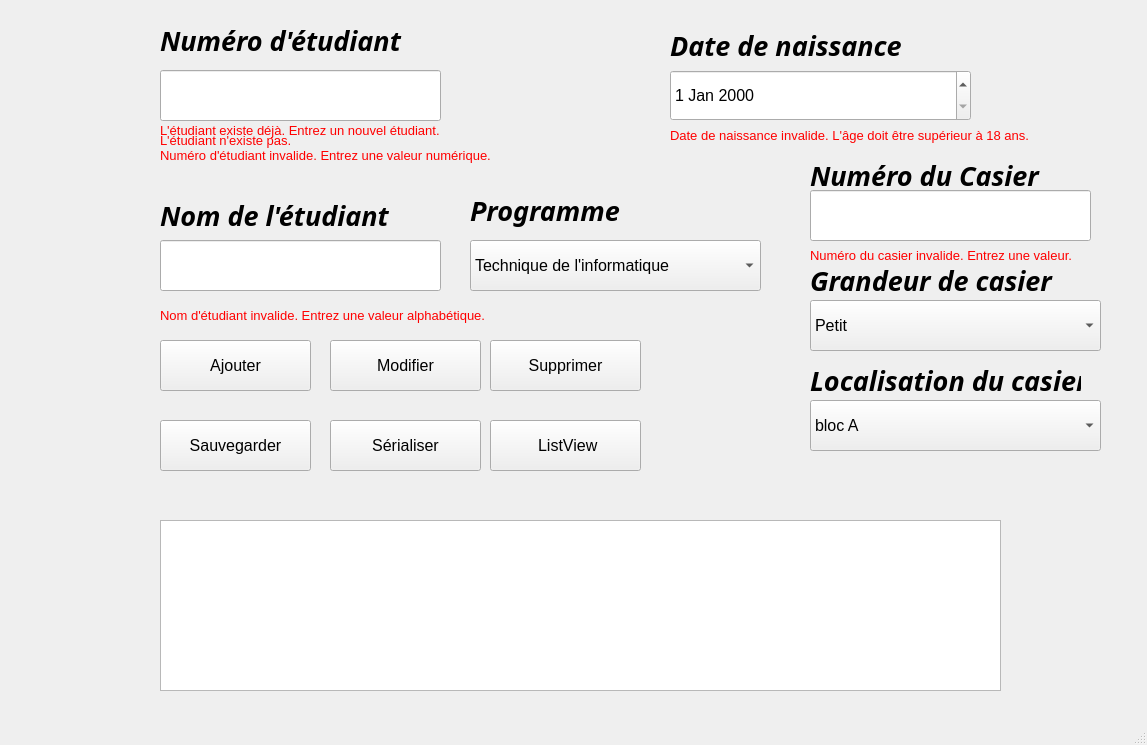
<?xml version="1.0" encoding="UTF-8"?>
<ui version="4.0">
 <class>MainWindow</class>
 <widget class="QMainWindow" name="MainWindow">
  <property name="geometry">
   <rect>
    <x>0</x>
    <y>0</y>
    <width>1147</width>
    <height>745</height>
   </rect>
  </property>
  <property name="windowTitle">
   <string>MainWindow</string>
  </property>
  <widget class="QWidget" name="centralwidget">
   <widget class="QPushButton" name="pushButton_ajouter">
    <property name="geometry">
     <rect>
      <x>160</x>
      <y>340</y>
      <width>151</width>
      <height>51</height>
     </rect>
    </property>
    <property name="font">
     <font>
      <pointsize>12</pointsize>
     </font>
    </property>
    <property name="text">
     <string>Ajouter</string>
    </property>
   </widget>
   <widget class="QLabel" name="label_numero">
    <property name="geometry">
     <rect>
      <x>160</x>
      <y>25</y>
      <width>271</width>
      <height>31</height>
     </rect>
    </property>
    <property name="font">
     <font>
      <family>Agency FB</family>
      <pointsize>20</pointsize>
      <weight>75</weight>
      <italic>true</italic>
      <bold>true</bold>
     </font>
    </property>
    <property name="text">
     <string>Numéro d'étudiant</string>
    </property>
   </widget>
   <widget class="QLineEdit" name="lineEdit_numero">
    <property name="geometry">
     <rect>
      <x>160</x>
      <y>70</y>
      <width>281</width>
      <height>51</height>
     </rect>
    </property>
    <property name="font">
     <font>
      <pointsize>12</pointsize>
      <italic>true</italic>
     </font>
    </property>
   </widget>
   <widget class="QTextBrowser" name="textBrowser_afficher">
    <property name="geometry">
     <rect>
      <x>160</x>
      <y>520</y>
      <width>841</width>
      <height>171</height>
     </rect>
    </property>
   </widget>
   <widget class="QLineEdit" name="lineEdit_nom">
    <property name="geometry">
     <rect>
      <x>160</x>
      <y>240</y>
      <width>281</width>
      <height>51</height>
     </rect>
    </property>
    <property name="font">
     <font>
      <pointsize>12</pointsize>
      <italic>true</italic>
     </font>
    </property>
   </widget>
   <widget class="QLabel" name="label_nom">
    <property name="geometry">
     <rect>
      <x>160</x>
      <y>200</y>
      <width>271</width>
      <height>31</height>
     </rect>
    </property>
    <property name="font">
     <font>
      <family>Agency FB</family>
      <pointsize>20</pointsize>
      <weight>75</weight>
      <italic>true</italic>
      <bold>true</bold>
     </font>
    </property>
    <property name="text">
     <string>Nom de l'étudiant</string>
    </property>
   </widget>
   <widget class="QLabel" name="label_erreur_numero">
    <property name="enabled">
     <bool>true</bool>
    </property>
    <property name="geometry">
     <rect>
      <x>160</x>
      <y>140</y>
      <width>441</width>
      <height>31</height>
     </rect>
    </property>
    <property name="font">
     <font>
      <pointsize>10</pointsize>
      <weight>50</weight>
      <bold>false</bold>
     </font>
    </property>
    <property name="text">
     <string>&lt;html&gt;&lt;head/&gt;&lt;body&gt;&lt;p&gt;&lt;span style=&quot; color:#ff0000;&quot;&gt; Numéro d'étudiant invalide. Entrez une valeur numérique.&lt;/span&gt;&lt;/p&gt;&lt;/body&gt;&lt;/html&gt;</string>
    </property>
   </widget>
   <widget class="QPushButton" name="pushButton_supprimer">
    <property name="geometry">
     <rect>
      <x>490</x>
      <y>340</y>
      <width>151</width>
      <height>51</height>
     </rect>
    </property>
    <property name="font">
     <font>
      <pointsize>12</pointsize>
     </font>
    </property>
    <property name="text">
     <string>Supprimer</string>
    </property>
   </widget>
   <widget class="QPushButton" name="pushButton_modifier">
    <property name="geometry">
     <rect>
      <x>330</x>
      <y>340</y>
      <width>151</width>
      <height>51</height>
     </rect>
    </property>
    <property name="font">
     <font>
      <pointsize>12</pointsize>
     </font>
    </property>
    <property name="text">
     <string>Modifier</string>
    </property>
   </widget>
   <widget class="QLabel" name="label_programme">
    <property name="geometry">
     <rect>
      <x>470</x>
      <y>190</y>
      <width>271</width>
      <height>41</height>
     </rect>
    </property>
    <property name="font">
     <font>
      <family>Agency FB</family>
      <pointsize>20</pointsize>
      <weight>75</weight>
      <italic>true</italic>
      <bold>true</bold>
     </font>
    </property>
    <property name="text">
     <string>Programme</string>
    </property>
   </widget>
   <widget class="QComboBox" name="comboBox_programme">
    <property name="geometry">
     <rect>
      <x>470</x>
      <y>240</y>
      <width>291</width>
      <height>51</height>
     </rect>
    </property>
    <property name="font">
     <font>
      <pointsize>12</pointsize>
     </font>
    </property>
    <item>
     <property name="text">
      <string>Technique de l'informatique</string>
     </property>
    </item>
    <item>
     <property name="text">
      <string>Sciences infirmières</string>
     </property>
    </item>
    <item>
     <property name="text">
      <string>Administration</string>
     </property>
    </item>
   </widget>
   <widget class="QPushButton" name="pushButton_sauvegarder">
    <property name="geometry">
     <rect>
      <x>160</x>
      <y>420</y>
      <width>151</width>
      <height>51</height>
     </rect>
    </property>
    <property name="font">
     <font>
      <pointsize>12</pointsize>
     </font>
    </property>
    <property name="text">
     <string>Sauvegarder</string>
    </property>
   </widget>
   <widget class="QPushButton" name="pushButton_afficher_listview">
    <property name="geometry">
     <rect>
      <x>490</x>
      <y>420</y>
      <width>151</width>
      <height>51</height>
     </rect>
    </property>
    <property name="font">
     <font>
      <pointsize>12</pointsize>
     </font>
    </property>
    <property name="text">
     <string> ListView</string>
    </property>
   </widget>
   <widget class="QDateEdit" name="dateEdit_DNaiss">
    <property name="geometry">
     <rect>
      <x>670</x>
      <y>70</y>
      <width>301</width>
      <height>51</height>
     </rect>
    </property>
    <property name="font">
     <font>
      <pointsize>12</pointsize>
     </font>
    </property>
   </widget>
   <widget class="QLabel" name="label_date_naiss">
    <property name="geometry">
     <rect>
      <x>670</x>
      <y>30</y>
      <width>271</width>
      <height>31</height>
     </rect>
    </property>
    <property name="font">
     <font>
      <family>Agency FB</family>
      <pointsize>20</pointsize>
      <weight>75</weight>
      <italic>true</italic>
      <bold>true</bold>
     </font>
    </property>
    <property name="text">
     <string>Date de naissance</string>
    </property>
   </widget>
   <widget class="QPushButton" name="pushButton_serealiser">
    <property name="geometry">
     <rect>
      <x>330</x>
      <y>420</y>
      <width>151</width>
      <height>51</height>
     </rect>
    </property>
    <property name="font">
     <font>
      <pointsize>12</pointsize>
     </font>
    </property>
    <property name="text">
     <string>Sérialiser</string>
    </property>
   </widget>
   <widget class="QLabel" name="label_erreur_nom">
    <property name="enabled">
     <bool>true</bool>
    </property>
    <property name="geometry">
     <rect>
      <x>160</x>
      <y>300</y>
      <width>441</width>
      <height>31</height>
     </rect>
    </property>
    <property name="font">
     <font>
      <pointsize>10</pointsize>
      <weight>50</weight>
      <bold>false</bold>
     </font>
    </property>
    <property name="text">
     <string>&lt;html&gt;&lt;head/&gt;&lt;body&gt;&lt;p&gt;&lt;span style=&quot; color:#ff0000;&quot;&gt;Nom d'étudiant invalide. Entrez une valeur alphabétique.&lt;/span&gt;&lt;/p&gt;&lt;/body&gt;&lt;/html&gt;</string>
    </property>
   </widget>
   <widget class="QLabel" name="label_erreur_date">
    <property name="enabled">
     <bool>true</bool>
    </property>
    <property name="geometry">
     <rect>
      <x>670</x>
      <y>120</y>
      <width>471</width>
      <height>31</height>
     </rect>
    </property>
    <property name="font">
     <font>
      <pointsize>10</pointsize>
      <weight>50</weight>
      <bold>false</bold>
     </font>
    </property>
    <property name="text">
     <string>&lt;html&gt;&lt;head/&gt;&lt;body&gt;&lt;p&gt;&lt;span style=&quot; color:#ff0000;&quot;&gt;Date de naissance invalide. L'âge doit être supérieur à 18 ans.&lt;/span&gt;&lt;/p&gt;&lt;/body&gt;&lt;/html&gt;</string>
    </property>
   </widget>
   <widget class="QLabel" name="label_erreur_Etu_Existe">
    <property name="geometry">
     <rect>
      <x>160</x>
      <y>120</y>
      <width>421</width>
      <height>21</height>
     </rect>
    </property>
    <property name="font">
     <font>
      <pointsize>10</pointsize>
     </font>
    </property>
    <property name="text">
     <string>&lt;html&gt;&lt;head/&gt;&lt;body&gt;&lt;p&gt;&lt;span style=&quot; color:#ff0000;&quot;&gt;L'étudiant existe déjà. Entrez un nouvel étudiant.&lt;/span&gt;&lt;/p&gt;&lt;/body&gt;&lt;/html&gt;</string>
    </property>
   </widget>
   <widget class="QLabel" name="label_erreur_Etu_Inexistant">
    <property name="geometry">
     <rect>
      <x>160</x>
      <y>130</y>
      <width>421</width>
      <height>21</height>
     </rect>
    </property>
    <property name="font">
     <font>
      <pointsize>10</pointsize>
     </font>
    </property>
    <property name="text">
     <string>&lt;html&gt;&lt;head/&gt;&lt;body&gt;&lt;p&gt;&lt;span style=&quot; color:#ff0000;&quot;&gt;L'étudiant n'existe pas.&lt;/span&gt;&lt;/p&gt;&lt;/body&gt;&lt;/html&gt;</string>
    </property>
   </widget>
   <widget class="QLabel" name="label_erreur_fichier">
    <property name="geometry">
     <rect>
      <x>460</x>
      <y>480</y>
      <width>271</width>
      <height>31</height>
     </rect>
    </property>
    <property name="font">
     <font>
      <pointsize>10</pointsize>
     </font>
    </property>
    <property name="autoFillBackground">
     <bool>true</bool>
    </property>
    <property name="text">
     <string>&lt;html&gt;&lt;head/&gt;&lt;body&gt;&lt;p&gt;&lt;br/&gt;&lt;/p&gt;&lt;/body&gt;&lt;/html&gt;</string>
    </property>
    <property name="textFormat">
     <enum>Qt::RichText</enum>
    </property>
    <property name="scaledContents">
     <bool>false</bool>
    </property>
    <property name="wordWrap">
     <bool>false</bool>
    </property>
   </widget>
   <widget class="QLabel" name="label_Grandeur">
    <property name="geometry">
     <rect>
      <x>810</x>
      <y>260</y>
      <width>271</width>
      <height>41</height>
     </rect>
    </property>
    <property name="font">
     <font>
      <family>Agency FB</family>
      <pointsize>20</pointsize>
      <weight>75</weight>
      <italic>true</italic>
      <bold>true</bold>
     </font>
    </property>
    <property name="text">
     <string>Grandeur de casier</string>
    </property>
   </widget>
   <widget class="QComboBox" name="comboBox_grandeur">
    <property name="geometry">
     <rect>
      <x>810</x>
      <y>300</y>
      <width>291</width>
      <height>51</height>
     </rect>
    </property>
    <property name="font">
     <font>
      <pointsize>12</pointsize>
     </font>
    </property>
    <item>
     <property name="text">
      <string>Petit</string>
     </property>
    </item>
    <item>
     <property name="text">
      <string>Moyen</string>
     </property>
    </item>
    <item>
     <property name="text">
      <string>Grand</string>
     </property>
    </item>
   </widget>
   <widget class="QLabel" name="label_localisation">
    <property name="geometry">
     <rect>
      <x>810</x>
      <y>360</y>
      <width>271</width>
      <height>41</height>
     </rect>
    </property>
    <property name="font">
     <font>
      <family>Agency FB</family>
      <pointsize>20</pointsize>
      <weight>75</weight>
      <italic>true</italic>
      <bold>true</bold>
     </font>
    </property>
    <property name="text">
     <string>Localisation du casier</string>
    </property>
   </widget>
   <widget class="QComboBox" name="comboBox_localisation">
    <property name="geometry">
     <rect>
      <x>810</x>
      <y>400</y>
      <width>291</width>
      <height>51</height>
     </rect>
    </property>
    <property name="font">
     <font>
      <pointsize>12</pointsize>
     </font>
    </property>
    <item>
     <property name="text">
      <string>bloc A</string>
     </property>
    </item>
    <item>
     <property name="text">
      <string>bloc B</string>
     </property>
    </item>
    <item>
     <property name="text">
      <string>bloc C</string>
     </property>
    </item>
   </widget>
   <widget class="QLabel" name="label_numero_casier">
    <property name="geometry">
     <rect>
      <x>810</x>
      <y>160</y>
      <width>271</width>
      <height>31</height>
     </rect>
    </property>
    <property name="font">
     <font>
      <family>Agency FB</family>
      <pointsize>20</pointsize>
      <weight>75</weight>
      <italic>true</italic>
      <bold>true</bold>
     </font>
    </property>
    <property name="text">
     <string>Numéro du Casier</string>
    </property>
   </widget>
   <widget class="QLineEdit" name="lineEdit_numero_casier">
    <property name="geometry">
     <rect>
      <x>810</x>
      <y>190</y>
      <width>281</width>
      <height>51</height>
     </rect>
    </property>
    <property name="font">
     <font>
      <pointsize>12</pointsize>
      <italic>true</italic>
     </font>
    </property>
   </widget>
   <widget class="QLabel" name="label_erreur_numero_casier">
    <property name="enabled">
     <bool>true</bool>
    </property>
    <property name="geometry">
     <rect>
      <x>810</x>
      <y>240</y>
      <width>441</width>
      <height>31</height>
     </rect>
    </property>
    <property name="font">
     <font>
      <pointsize>10</pointsize>
      <weight>50</weight>
      <bold>false</bold>
     </font>
    </property>
    <property name="text">
     <string>&lt;html&gt;&lt;head/&gt;&lt;body&gt;&lt;p&gt;&lt;span style=&quot; color:#ff0000;&quot;&gt;Numéro du casier invalide. Entrez une valeur.&lt;/span&gt;&lt;/p&gt;&lt;/body&gt;&lt;/html&gt;</string>
    </property>
   </widget>
  </widget>
  <widget class="QMenuBar" name="menubar">
   <property name="geometry">
    <rect>
     <x>0</x>
     <y>0</y>
     <width>1147</width>
     <height>21</height>
    </rect>
   </property>
  </widget>
  <widget class="QStatusBar" name="statusbar"/>
 </widget>
 <tabstops>
  <tabstop>pushButton_ajouter</tabstop>
  <tabstop>lineEdit_numero</tabstop>
 </tabstops>
 <resources/>
 <connections/>
</ui>
